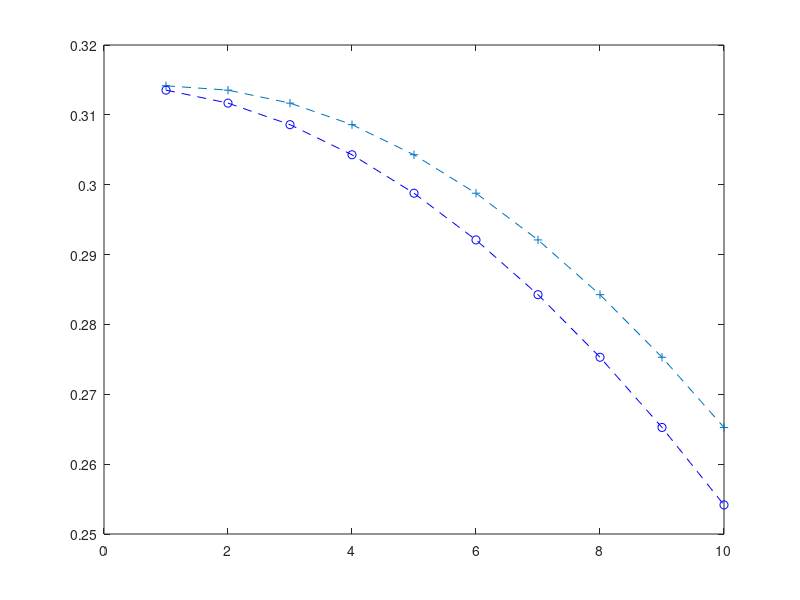

This chart was generated by the following MATLAB code: (Note: this script raises an error after producing the figure.)
% Example of Dr. Sam Raymond | Stanford University | sjray@stanford.edu
% Coded by Marcelo Yungaicela PhD

% Physics_Informed NN for a simple pendulum

%% 
clc
clear
% 

%% Dataset
new_dataset = false;

if new_dataset
    clc
    close
    % initial conditions
    theta_0Value = 0.1*pi:0.01*pi:pi/2;  % varing the initial heights
    k = length(theta_0Value);
    theta_t0Value = 0;
    
    for i=1:k
        [theta_real, theta_t_real] = simplePendulum(theta_0Value(i), theta_t0Value);
        if i==1
            N = length(theta_real);
            X_training = zeros(k*N,2);
        end
        X_training((i-1)*N+1:i*N,:) = [theta_real; theta_t_real]';
    end
    
    Y_training = X_training(2:end,:);
    X_training = X_training(1:end-1,:);

    save("Y_training.mat", "Y_training")
    save("X_training.mat", "X_training")
else
    load("Y_training.mat")
    load("X_training.mat")
end

%% Plotting
close all
plot(X_training(1:10,1),"--s","Marker","+"); hold on
plot(Y_training(1:10,1),"--b","Marker","o")

%% Training with convetional NN
training = false;

% layers
layers = [
    featureInputLayer(2,"Name","featureinput")
    fullyConnectedLayer(100,"Name","fc_1")
    tanhLayer("Name","tanh_1")
    batchNormalizationLayer("Name","batchnorm")
    fullyConnectedLayer(150,"Name","fc_3")
    tanhLayer("Name","tanh_3")
    dropoutLayer(0.25,"Name","dropout")
    fullyConnectedLayer(100,"Name","fc_4")
    tanhLayer("Name","tanh_2")
    fullyConnectedLayer(2,"Name","fc_2")
    regressionLayer("Name","regressionoutput")];

options = trainingOptions("adam", ...
    MaxEpochs=200, ...
    SequencePaddingDirection="left", ...
    Shuffle="every-epoch", ...
    Plots="training-progress", ...
    Verbose=0);

if training
    net = trainNetwork(X_training,Y_training,layers,options);
    save("net.mat", "net")
else
    load("net.mat")
end

%% training with P-I NN
clc
training_pinn = false;
% layers
layers = [
    featureInputLayer(2,"Name","featureinput")
    fullyConnectedLayer(100,"Name","fc_1")
    tanhLayer("Name","tanh_1")
    batchNormalizationLayer("Name","batchnorm")
    fullyConnectedLayer(150,"Name","fc_3")
    tanhLayer("Name","tanh_3")
    dropoutLayer(0.25,"Name","dropout")
    fullyConnectedLayer(100,"Name","fc_4")
    tanhLayer("Name","tanh_2")
    fullyConnectedLayer(2,"Name","fc_2")
    energyConsvLoss("dE")];

options = trainingOptions("adam", ...
    MaxEpochs=200, ...
    SequencePaddingDirection="left", ...
    Shuffle="every-epoch", ...
    Plots="training-progress", ...
    Verbose=0);


XTrain = transpose(X_training);
YTrain = transpose(Y_training);

if training_pinn
    net_pinn = trainNetwork(X_training,Y_training,layers,options);
    save("net_pinn.mat", "net_pinn")
else
    load("net_pinn.mat")
end


%% Testing
% initial conditions
close all
theta_0Value = [pi/2 pi/3 pi/6];  % varing the initial heights
theta_t0Value = 0;  % Initially at rest

k = length(theta_0Value);

for i=1:k
    [theta_real, theta_t_real] = simplePendulum(theta_0Value(i), theta_t0Value);
    if i==1
        N = length(theta_real);
        X_testing = zeros(k*N,2);
    end
    X_testing((i-1)*N+1:i*N,:) = [theta_real; theta_t_real]';
end

Y_testing = X_testing(2:end,:);
X_testing = X_testing(1:end-1,:);

% conventional NN
Y_testing_predicted = predict(net,X_testing);

% PI NN
Y_testing_predicted_pinn = predict(net_pinn,X_testing);

figure,
subplot(1,2,1)
plot(Y_testing(:,1),Y_testing(:,2),"--s","Marker","x");  hold on
plot(Y_testing_predicted(:,1),Y_testing_predicted(:,2),"--b","Marker","x")
plot(Y_testing_predicted_pinn(:,1),Y_testing_predicted_pinn(:,2),"--r","Marker","x")

legend(["real", "conventional NN", "informed NN"])

% errors
error_conventional = [mse(Y_testing(:,1),Y_testing_predicted(:,1)) mse(Y_testing(:,2),Y_testing_predicted(:,2))];
error_pinn = [mse(Y_testing(:,1), Y_testing_predicted_pinn(:,1)) mse(Y_testing(:,2), Y_testing_predicted_pinn(:,2))];

subplot(1,2,2)
bar([error_conventional' error_pinn']); 
legend(["Conventional NN", "informed NN"])

%% definition of function for motion equation
function [theta_real, theta_t_real] = simplePendulum(theta_0Value, theta_t0Value)
    % Equations for the pendulum
    syms m a g theta(t)
    eqn = m*a == -m*g*sin(theta);
    
    syms r
    eqn = subs(eqn,a,r*diff(theta,2));
    
    eqn = isolate(eqn,diff(theta,2));
    
    syms omega_0
    eqn = subs(eqn,g/r,omega_0^2); % equation of motion for the pendulum
    
    syms x
    approx = taylor(sin(x),x,'Order',2);
    approx = subs(approx,x,theta(t));
    
    eqnLinear = subs(eqn,sin(theta(t)),approx);
    
    syms theta_0 theta_t0;
    
    theta_t = diff(theta);
    cond = [theta(0) == theta_0, theta_t(0) == theta_t0];
    assume(omega_0,'real')
    
    % solution of motion equation
    thetaSol(t) = dsolve(eqnLinear,cond);    
    
    gValue = 9.81;
    rValue = 3;
    omega_0Value = sqrt(gValue/rValue);
    T = 2*pi/omega_0Value;
    
    % initial conditions
    theta_0Value; % Solution only valid for small angles.
    theta_t0Value;      % Initially at rest
    
    vars   = [omega_0      theta_0      theta_t0];
    values = [omega_0Value theta_0Value theta_t0Value];
    thetaSolPlot = subs(thetaSol,vars,values);
    
    deltat=0.01*T;
    t = 0:deltat:10*T;
    
    theta_r=thetaSolPlot(t);
    
    % silly function
    theta_real= zeros(1,length(theta_r));
    theta_t_real = zeros(1,length(theta_r));
    theta_t_real(1)=theta_t0Value;
    for i=1:length(theta_real)
        theta_real(i) = round(theta_r(1,i),6);
    end
    
    theta_t_real(2:end)= diff(theta_real)/deltat;

end



